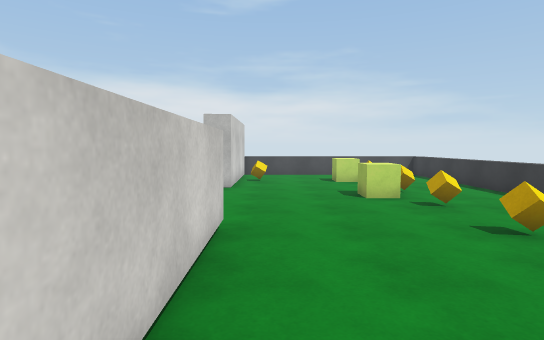
[1] (above)

12 first-person views from a walk through a Unity game level. The camera is 1.5 m above the floor, tilts 4° down and sees 80° across. The floor is counted in squares, 1 m on a side. Each view is taken from the middle of a square. On the plan, view 1 faces up. The plan holds only what a view shows up to about 15 squares ahead; the rest is blank. The player is left out. Surface patterns are stand-ins for the level's own textures.

[2]
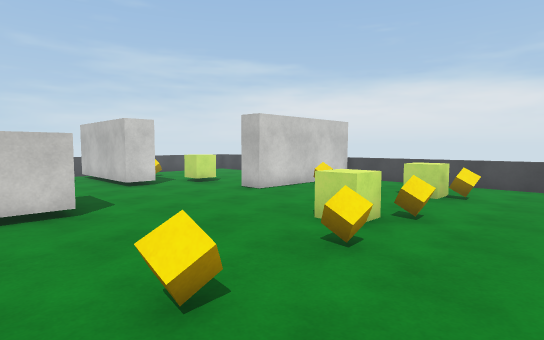

[3]
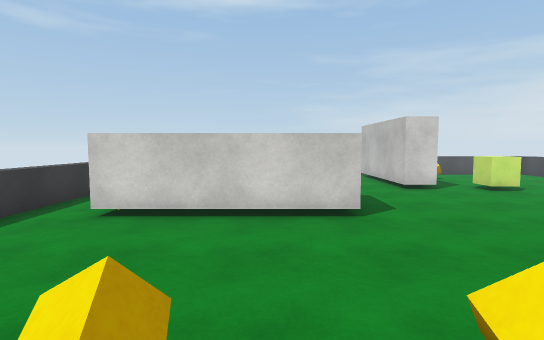

[4]
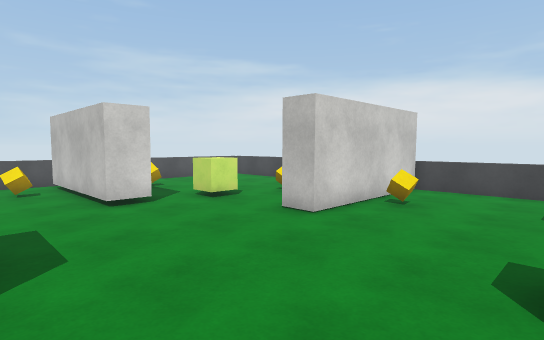

[5]
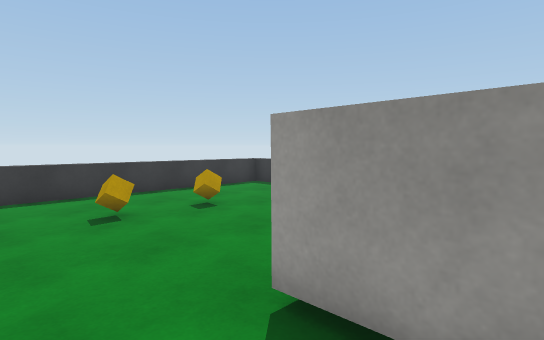

[6]
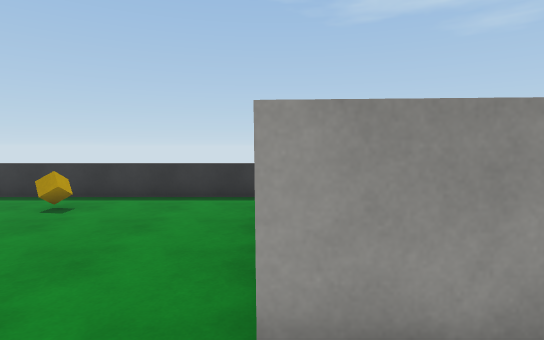

[7]
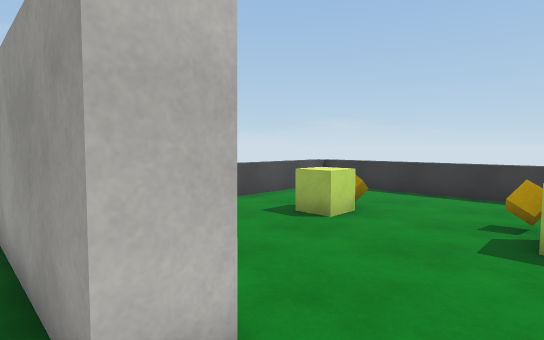

[8]
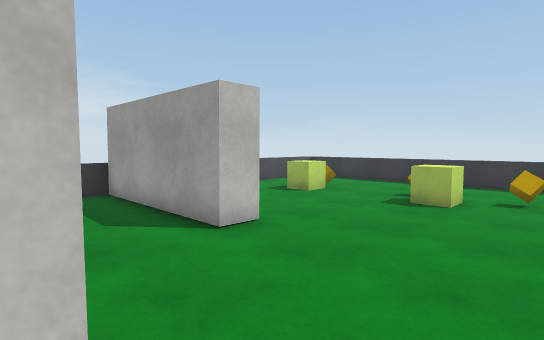

[9]
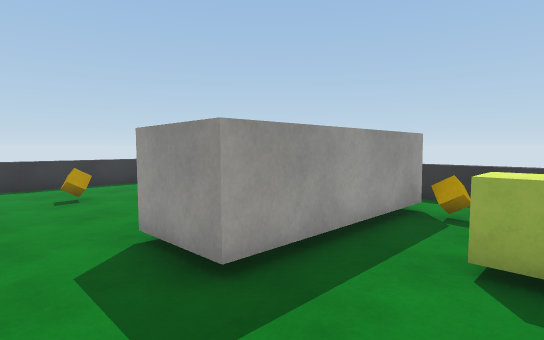

[10]
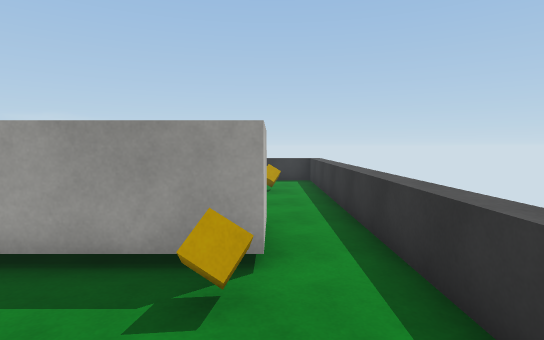

[11]
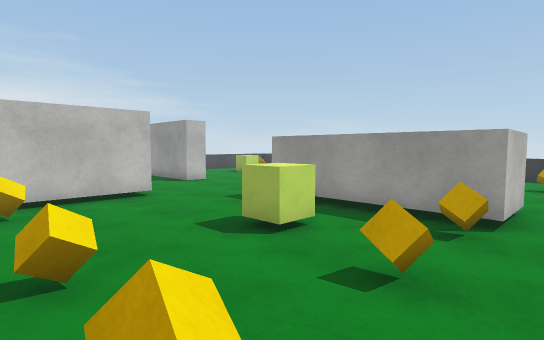

[12]
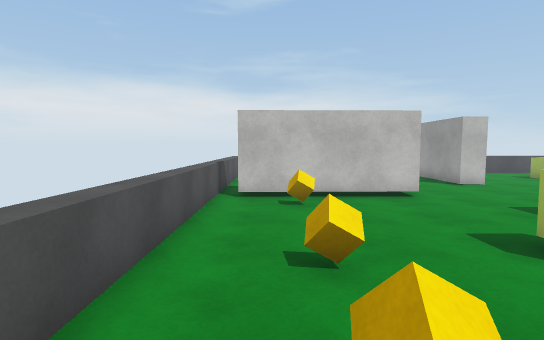

### Floor plan
Key: @ floor where view 1 was taken; # wall or solid block; . floor; = window, fence, low wall or low ledge; ^ raised ledge; C cube; O other object.
Columns run from 12 left of view 1 to 8 right of it. Each row starts with its distance up from view 1.
 18          ^#^^^^^^^^^^
 17          .#........ =
 16     ..  ..#........ =
 15     ... ..#....CC...=
 14 ^    ..O..#C...CC...=
 13 ^.........#.........=
 12 ^..O..CC..#.........=
 11 ^.  ............C...=
 10 ^     #........CC...=
  9 ^######.............=
  8 ^...............C...=
  7 ^..C................=
  6 ^........^^^........=
  5 ^........^ ^....C...=
  4 ^.....CC.^ ^........=
  3 ^..C..CC.^ ^....C...=
  2 ^........^ ^........=
  1 ^..C..C.C^ ^........=
  0     .....^^^@...C...=
 -1   .  ...............=
 -2        =============#

Where each view was taken, in squares from view 1:
view 1: 0 up, 0 right, facing up
view 2: 4 up, 7 right, facing up-left
view 3: 4 up, 6 right, facing left
view 4: 6 up, 3 right, facing up-left
view 5: 8 up, 3 left, facing down-right
view 6: 8 up, 1 left, facing down
view 7: 10 up, 3 left, facing up-right
view 8: 7 up, 6 left, facing up-right
view 9: 8 up, 6 left, facing down-right
view 10: 0 up, 7 left, facing right
view 11: 1 down, 10 left, facing up-right
view 12: 1 down, 10 left, facing up
